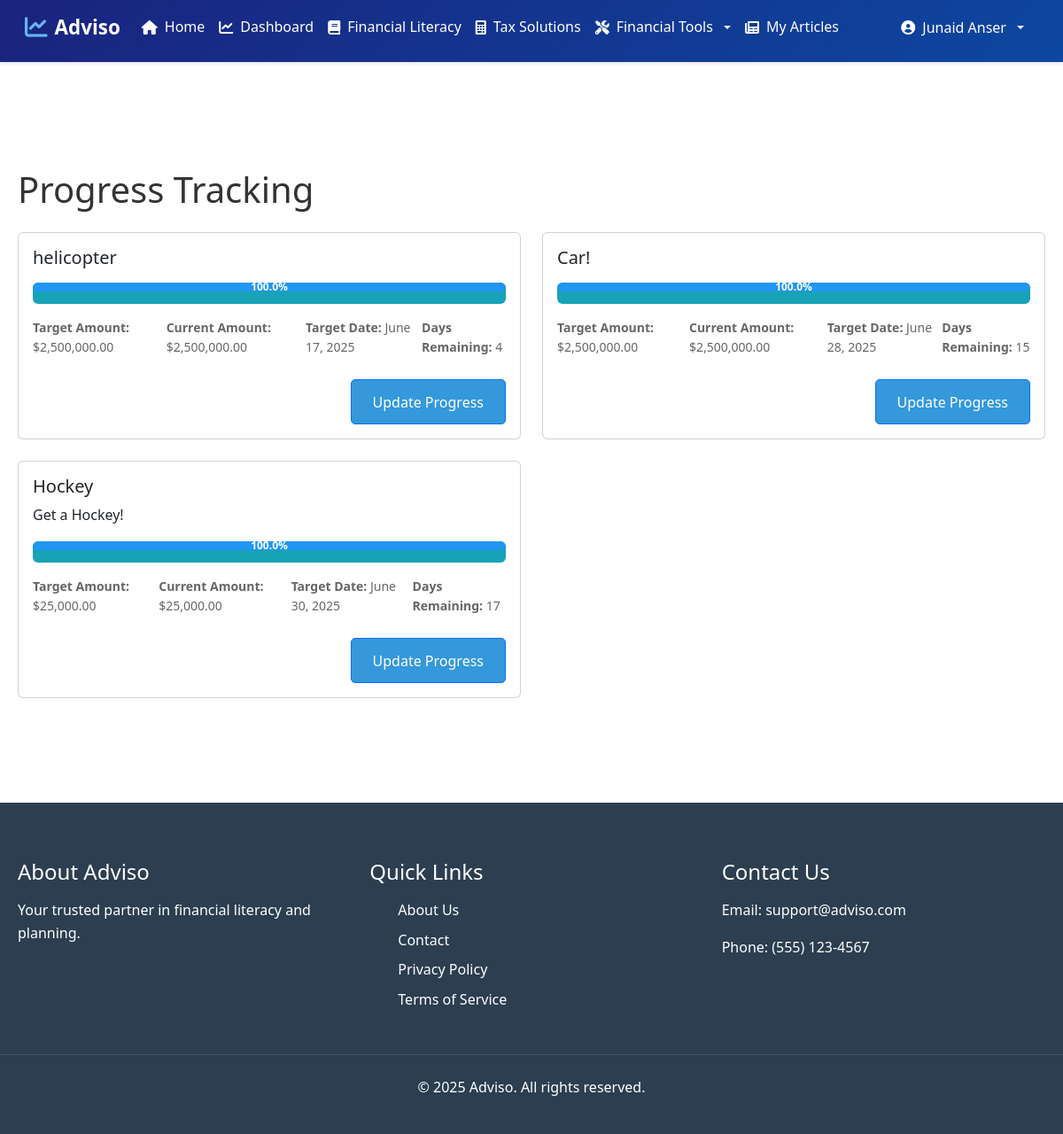
The page /progress-tracking.php (signed in) on the database its author committed.
### tables this page shows
CREATE TABLE `financial_goals` (
  `id` int(11) NOT NULL,
  `user_id` int(11) NOT NULL,
  `title` varchar(255) NOT NULL,
  `description` text DEFAULT NULL,
  `target_amount` decimal(15,2) NOT NULL,
  `saved_amount` decimal(15,2) DEFAULT 0.00,
  `target_date` date DEFAULT NULL,
  `status` enum('active','completed','cancelled') DEFAULT 'active',
  `category` varchar(50) DEFAULT NULL,
  `priority` enum('low','medium','high') DEFAULT 'medium',
  `created_at` timestamp NOT NULL DEFAULT current_timestamp(),
  `updated_at` timestamp NOT NULL DEFAULT current_timestamp() ON UPDATE current_timestamp()
);

### progress-tracking.php (the view, shortened to what this page needs)
<?php
require_once 'config/config.php';
$stmt = $conn->prepare("
    SELECT
        g.*,
        (g.saved_amount / g.target_amount * 100) as progress_percentage,
        DATEDIFF(g.target_date, CURDATE()) as days_remaining
    FROM financial_goals g
    WHERE g.user_id = ?
    ORDER BY g.target_date ASC
");
$stmt->bind_param("i", $_SESSION['user_id']);
if (!$stmt->execute()) {
    die("Error executing statement: " . $stmt->error);
}
$result = $stmt->get_result();
$goals = $result->fetch_all(MYSQLI_ASSOC);
include 'includes/header.php';
?>
<div class="container">
    <h1 class="mb-4">Progress Tracking</h1>
    <div class="row">
        <?php foreach ($goals as $goal): ?>
            <div class="col-md-6 mb-4">
                <div class="card">
                    <div class="card-body">
                        <h5 class="card-title"><?php echo htmlspecialchars($goal['title']); ?></h5>
                        <p class="card-text"><?php echo htmlspecialchars($goal['description']); ?></p>
                        <div class="progress mb-3">
                            <div class="progress-bar" role="progressbar"
                                 style="width: <?php echo min($goal['progress_percentage'], 100); ?>%"
                                 aria-valuenow="<?php echo $goal['progress_percentage']; ?>"
                                 aria-valuemin="0"
                                 aria-valuemax="100">
                                <?php echo number_format($goal['progress_percentage'], 1); ?>%
                            </div>
                        </div>
                        <div class="goal-details">
                            <p><strong>Target Amount:</strong> $<?php echo number_format($goal['target_amount'], 2); ?></p>
                            <p><strong>Current Amount:</strong> $<?php echo number_format($goal['saved_amount'], 2); ?></p>
                            <p><strong>Target Date:</strong> <?php echo date('F j, Y', strtotime($goal['target_date'])); ?></p>
                            <p><strong>Days Remaining:</strong> <?php echo $goal['days_remaining']; ?></p>
                        </div>
                        <div class="goal-actions mt-3">
                            <button class="btn btn-primary"
                                    data-bs-toggle="modal"
                                    data-bs-target="#updateProgressModal"
                                    data-goal-id="<?php echo $goal['id']; ?>"
                                    data-goal-title="<?php echo htmlspecialchars($goal['title']); ?>"
                                    data-current-amount="<?php echo $goal['saved_amount']; ?>">
                                Update Progress
                            </button>
                        </div>
                    </div>
                </div>
            </div>
        <?php endforeach; ?>
    </div>
</div>
<?php include 'includes/footer.php'; ?>

### assets/css/style.css (style rules this page uses)
* { margin: 0; padding: 0; box-sizing: border-box; }
body { font-family: 'Segoe UI', Tahoma, Geneva, Verdana, sans-serif; line-height: 1.6; color: #333; padding-top: 90px; min-height: 100vh; }
.container { max-width: 1200px; margin: 0 auto; padding: 30px 20px; }
.btn { display: inline-block; padding: 0.8rem 1.5rem; border-radius: 5px; text-decoration: none; font-weight: 500; transition: all 0.3s ease; }
.btn-primary { background-color: #3498db; color: white; }
.progress-bar { background: #e9ecef; border-radius: 10px; height: 10px; overflow: hidden; margin-bottom: 0.5rem; }
.progress { background: #17a2b8; height: 100%; transition: width 0.3s ease; }
.goal-details { display: flex; justify-content: space-between; color: #666; font-size: 0.875rem; }

### includes/header.php (style rules this page uses)
body { margin-top: 70px; }

### progress-tracking.php (style rules this page uses)
.card { transition: transform 0.2s; }
.progress { height: 1.5rem; }
.progress-bar { background-color: #2196f3; color: white; font-weight: bold; text-align: center; line-height: 1.5rem; }
.goal-details { margin-top: 1rem; }
.goal-details p { margin-bottom: 0.5rem; }
.goal-actions { display: flex; justify-content: flex-end; }

### rows shown on the page
financial_goals: title "helicopter", min($goal['progress_percentage'], 100) 100.000000 (drawn), progress_percentage "100.0", target_amount "2,500,000.00", saved_amount "2,500,000.00", target_date "June 17, 2025", days_remaining "4"
financial_goals: title "Car!", min($goal['progress_percentage'], 100) 100.000000 (drawn), progress_percentage "100.0", target_amount "2,500,000.00", saved_amount "2,500,000.00", target_date "June 28, 2025", days_remaining "15"
financial_goals: title "Hockey", description "Get a Hockey!", min($goal['progress_percentage'], 100) 100.000000 (drawn), progress_percentage "100.0", target_amount "25,000.00", saved_amount "25,000.00", target_date "June 30, 2025", days_remaining "17"

### other values the page prints
$_SESSION['name'] "Junaid Anser"
